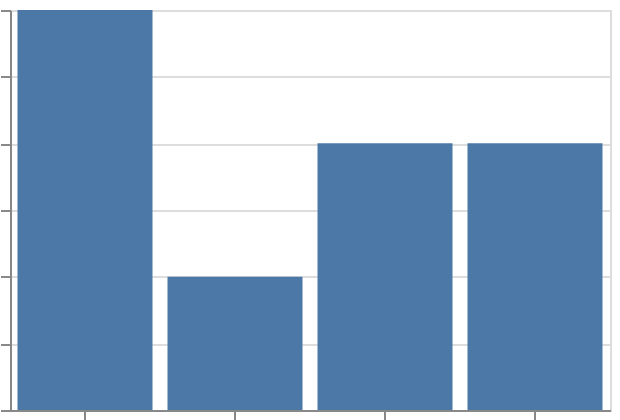

The Vega-Lite source for this figure:
### Vega-Lite specification from a JSON file in a GitHub repository (floating-point values rounded to 4 significant figures)
{"$schema": "https://vega.github.io/schema/vega-lite/v6.json", "padding": 5, "autosize": "none", "width": 300, "height": 200, "data": {"name": "table", "values": [{"c": "A", "g": "p", "x": 1, "y": 2, "v": 5, "t": "2024-01-15", "o": {"v": 3}, "IMDB Rating": 6.1, "d": "x1"}, {"c": "B", "g": "q", "x": 2, "y": 4, "v": 9, "t": "2024-02-20", "o": {"v": 7}, "IMDB Rating": 7.4, "d": "x2"}, {"c": "A", "g": "q", "x": 3, "y": 3, "v": 2, "t": "2024-03-05", "o": {"v": 1}, "IMDB Rating": 5.2, "d": "x1"}, {"c": "C", "g": "p", "x": 4, "y": 6, "v": 7, "t": "2024-05-30", "o": {"v": 4}, "IMDB Rating": 8.8, "d": "x3"}, {"c": "B", "g": "p", "x": 5, "y": 5, "v": 4, "t": "2024-07-11", "o": {"v": 9}, "IMDB Rating": 6.9, "d": "x2"}, {"c": "C", "g": "q", "x": 6, "y": 8, "v": 6, "t": "2024-09-02", "o": {"v": 2}, "IMDB Rating": 7.7, "d": "x3"}, {"c": "A", "g": "p", "x": 7, "y": 7, "v": 8, "t": "2024-11-25", "o": {"v": 5}, "IMDB Rating": 4.4, "d": "x1"}, {"c": "B", "g": "q", "x": 8, "y": 9, "v": 3, "t": "2024-12-31", "o": {"v": 8}, "IMDB Rating": 9.1, "d": "x2"}]}, "mark": "bar", "encoding": {"x": {"field": "t", "type": "ordinal", "timeUnit": "quarter"}, "y": {"aggregate": "count", "type": "quantitative"}}}
